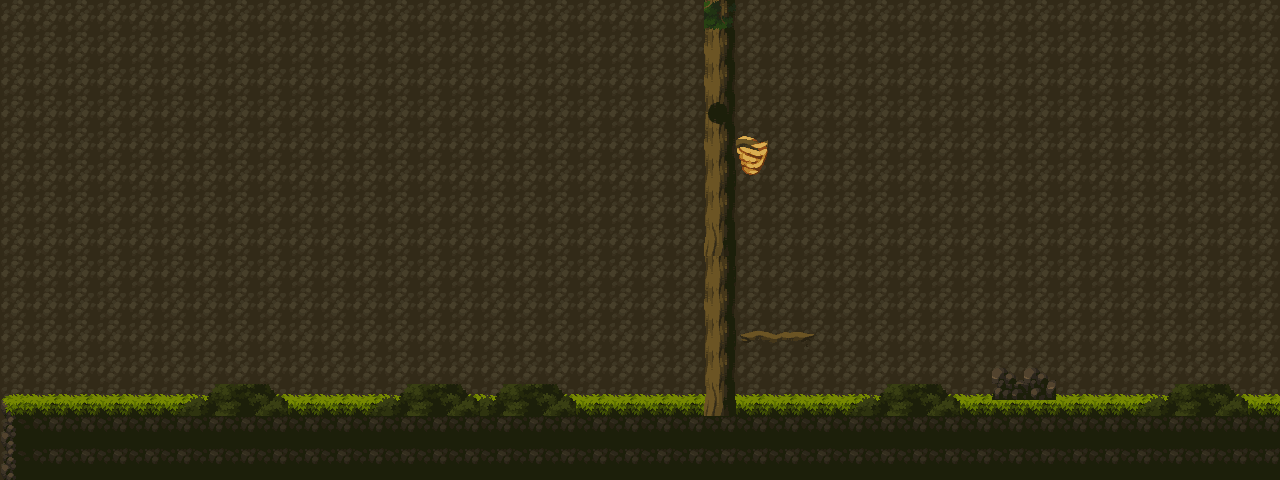

Below is a game level as drawn by its tile map, then a one-line description and the .tmx that defines it (tile-layer data replaced by summaries):
An orthogonal 40x15 tile map with 32x32 px tiles, 3 tile layers (wall, Ground, Plants), 2 tilesets and 3 objects (mainPlayer).

<map version="1.10" tiledversion="1.10.0" orientation="orthogonal" renderorder="right-down" width="40" height="15" tilewidth="32" tileheight="32" infinite="0" backgroundcolor="#ffffff" nextlayerid="9" nextobjectid="9">
 <tileset firstgid="1" name="Tiles" tilewidth="32" tileheight="32" tilecount="144" columns="12">
  <image source="../img/Tiles.png" width="400" height="400" />
 </tileset>
 <tileset firstgid="145" name="Background" tilewidth="32" tileheight="32" tilecount="120" columns="15">
  <image source="../img/Background.png" width="480" height="272" />
 </tileset>
 <layer id="7" name="wall" width="40" height="15">
  <data>[600 cells, 600 non-empty, 1 distinct tile ids]</data>
 </layer>
 <layer id="1" name="Ground" width="40" height="15">
  <data>[600 cells, 120 non-empty, 4 distinct tile ids]</data>
 </layer>
 <objectgroup id="2" name="mainPlayer">
  <object id="1" name="mainPlayer" x="30.6667" y="286.667" width="34.6667" height="66.6667">
   <properties>
    <property name="framewidth" value="80" />
    <property name="image" value="Run-Sheet" />
   </properties>
  </object>
 </objectgroup>
 <layer id="8" name="Plants" width="40" height="15">
  <data>[600 cells, 41 non-empty, 18 distinct tile ids]</data>
 </layer>
 <objectgroup id="4" name="collision">
  <object id="3" x="-5.68434e-14" y="400" width="1278.67" height="81.3333" />
  <object id="6" x="738.667" y="329.333" width="76" height="12" />
 </objectgroup>
</map>
